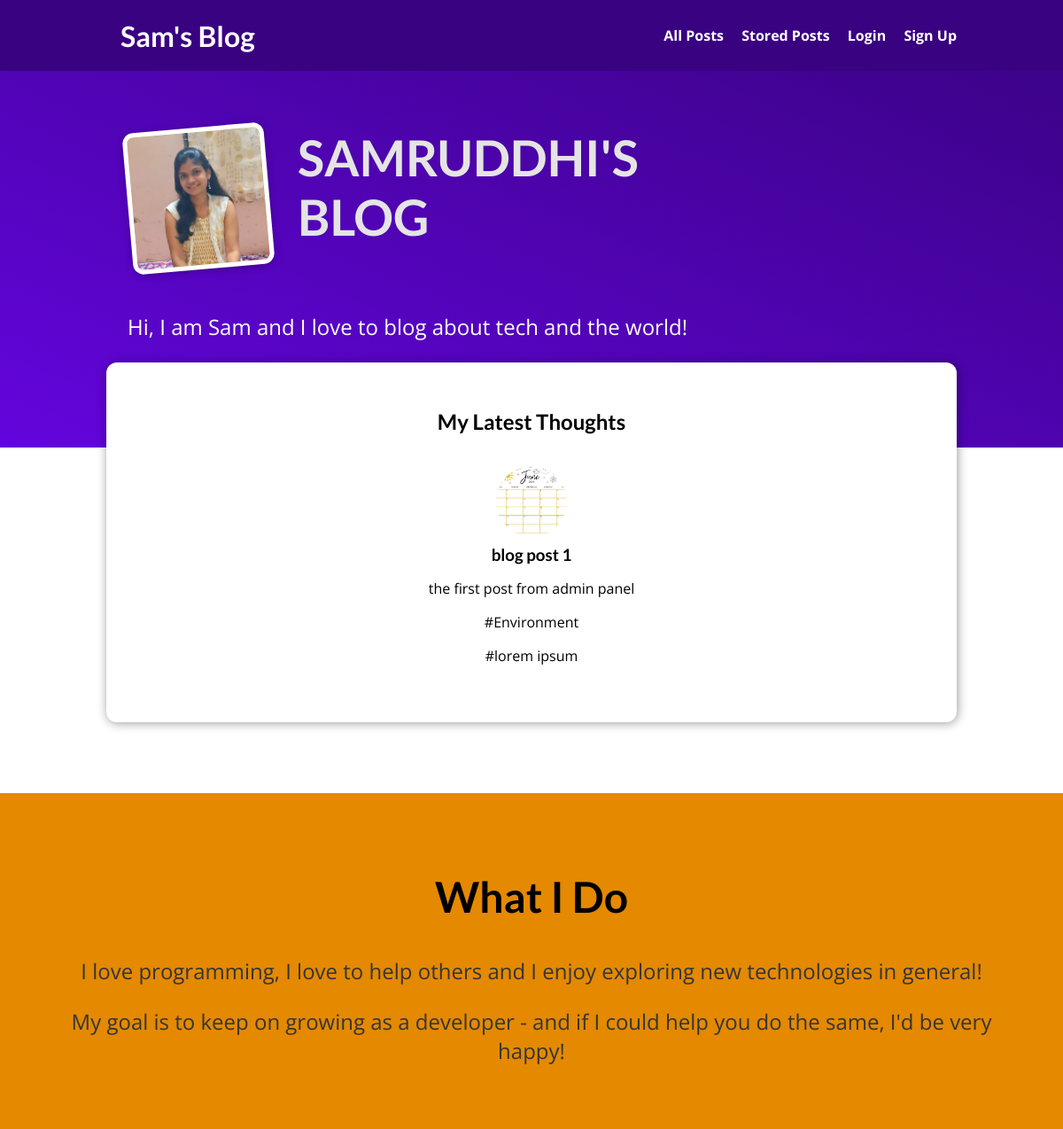
The page / on the database its author committed.
### blog/models.py (models this page shows, shortened)
class Post(models.Model):
    title = models.CharField(max_length=30)
    excerpt = models.CharField(max_length=70)
    image = models.ImageField(upload_to="posts")
    date = models.DateField()
    content = models.TextField()
    slug = models.SlugField(default="" , null=False , unique=True)
    author = models.ForeignKey(Author , on_delete=models.CASCADE, null=False)
    tag = models.ManyToManyField(Tag)

class Tag(models.Model):
    caption = models.CharField(max_length=20)
    def __str__(self):
        return f"{self.caption}"

### blog/views.py (the view)
# urls.py: path("", views.home_page.as_view() , name="home-page"),
class home_page(TemplateView):
    template_name = "blog/index.html"
    def get_context_data(self, **kwargs):
        context = super().get_context_data(**kwargs)
        latest_posts = Post.objects.all().order_by('-date')[0:3]
        context['posts_pass'] = latest_posts
        return context

### blog/templates/blog/index.html (shortened to what this page needs)
{% extends "base.html" %}
{% load static %}
{% block css_files %}
  <link rel="stylesheet" href="{% static "blog/post.css" %}" />
  <link rel="stylesheet" href="{% static "blog/index.css" %}" />
{% endblock %}
{% block content %}
<section id="welcome">
  <header>
    <img src="{% static "blog/images/sam.jpeg" %}" alt="Sam - The Author Of This Blog" />
    <h2>SAMRUDDHI'S BLOG</h2>
  </header>
  <p>Hi, I am Sam and I love to blog about tech and the world!</p>
</section>
<section id="latest-posts">
  <h2>My Latest Thoughts</h2>
  <ul>
    {% for post in posts_pass %}
      {% include "blog/includes/post.html" %}
    {% endfor %}
  </ul>
</section>
<section id="about">
  <h2>What I Do</h2>
  <p>
    I love programming, I love to help others and I enjoy exploring new
    technologies in general!
  </p>
  <p>
    My goal is to keep on growing as a developer - and if I could help you do
    the same, I'd be very happy!
  </p>
</section>
{% endblock %}

### blog/templates/blog/includes/post.html
{% load static %}
<li>
  <article class="post">
<a href="{% url "post-detailed" post.slug %}">
<img src="{{ post.image.url }}" alt="{{ post.title }}" />
      <div class="post__content">
        <h3>{{ post.title }}</h3>
        <p>
          {{ post.excerpt }}
        </p>
{% for tag in post.tag.all  %}
        <p>#{{ tag }}</p>
        {% endfor %}
      </div>
    </a>
  </article>
</li>

### static/app.css (style rules this page uses)
* { box-sizing: border-box; }
html { font-family: 'Open Sans', 'Lato', sans-serif; }
body { margin: 0; }
h1, h2, h3 { font-family: 'Lato', sans-serif; font-weight: bold; }

### blog/static/blog/post.css (style rules this page uses)
.post { display: flex; flex-direction: column; align-items: center; text-align: center; }
.post a { text-decoration: none; color: black; transition: all 0.2s ease; padding: 1rem; }
.post img { width: 5rem; height: 5rem; object-fit: cover; border-radius: 50%; }
.post h3 { margin: 0.25rem 0; }

### blog/static/blog/index.css (style rules this page uses)
#welcome { background: linear-gradient(to right top, #6305dd, #390281); padding: 6rem 12%; }
#welcome header { display: flex; align-items: flex-start; margin: 3rem auto; }
#welcome img { width: 10rem; height: 10rem; object-fit: cover; object-position: top; border: 5px solid white; border-radius: 12px; background-color: #ffe1bf; transform: rotateZ(-5deg); box-shadow: 0 2px 8px rgba(0, 0, 0, 0.25); }
#welcome h2 { font-size: 3.5rem; margin: 0 0 0 2rem; color: #e4e4e4; width: 10rem; }
#welcome p { color: white; font-size: 1.5rem; }
#latest-posts { background-color: white; padding: 2rem; border-radius: 12px; width: 60rem; margin: -6rem auto 2rem auto; box-shadow: 1px 1px 12px rgba(0, 0, 0, 0.4); }
#latest-posts h2 { text-align: center; }
#latest-posts ul { list-style: none; margin: 0; padding: 0; display: flex; gap: 1rem; }
#latest-posts li { flex: 1; }
#about { text-align: center; padding: 3rem; background-color: #e48900; margin-top: 5rem; }
#about h2 { font-size: 3rem; }
#about p { font-size: 1.5rem; color: #353535; }

### rows shown on the page
Post: image (picture), title "blog post 1", excerpt "the first post from admin panel"
Tag: caption "Environment"
Tag: caption "lorem ipsum"
